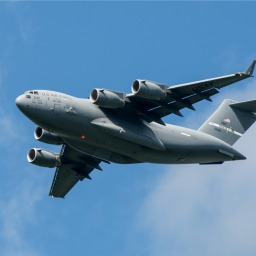
#> input picture liveClass/0517/images/plane_256x256.jpeg, 256 x 256 px
$ jupyter execute --allow-errors 0517_1.ipynb
#> lines starting #> are read from the running program, lines starting #| are printed output that depends on the picture; after the words box and inside, x2 and y2 are one past the last pixel; in counts of white or black regions, pixels touching at a corner belong together
# 1. OpenCV 설치

OpenCV(Open Source Computer Vision Libary)는 이미지를 다루는 분야에서 가장 널리 이용되고 인기 있는 라이브러리이며, 이미지를 처리하기 위한 편리한 기능을 대부분 담고 있다. 아래의 명령어를 통해 설치가 가능하다.

```
pip install opencv-python
```

[cell 1]
import cv2
cv2.__version__

# 2. 이미지 로드
여기서 활용하는 샘플 이미지는 해당 책의 [github](https://github.com/rickiepark/machine-learning-with-python-cookbook/tree/master/images) 에서 다운받을 수 있다.

먼저 앞으로 공통적으로 계속 사용 될 라이브러리를 임포트한다.

[cell 2]
import cv2
import numpy as np
import matplotlib.pyplot as plt
# from google.colab.patches import cv2_imshow

imread() 메소드를 통해 이미지를 로드 후 opencv, matplotlib을 통해 출력해본다.

[cell 3]
image = cv2.imread('images/plane.jpeg', cv2.IMREAD_GRAYSCALE)

cv2.imshow('image', image) # cv2.imshow('image', image)

위 이미지의 type 및 shape을 출력해보면 아래와 같다.

[cell 4]
print(type(image))
#| <class 'NoneType'>
#> (the rest of this cell did not finish here and is left out)

이미지 데이터는 본래 개별 원소로 이루어진 행렬의 집합이다. 여기서 개별 원소는 픽셀(pixel)이라고 할 수 있으며 개별 원소의 값은 픽셀의 강도라고 할 수 있다. 그리고 픽셀의 강도는 0(검정)부터 255(흰색) 사이의 범위를 가지고 있다.

이미지를 행렬 그대로 출력하게 되면 아래와 같이 표현된다.

[cell 5]
image

컬러를 이미지를 읽기 위해서는 imread() 메소드에 cv2.IMREAD_COLOR 매개변수를 넣어주면 된다. 그런데 주의할점은 OpenCV는 기본적으로 이미지를 BGR타입으로 읽는다는 것이다. 하지만 Matplotlib등 대부분의 이미지 라이브러리는 RGB타입을 사용하기 때문에 BGR RGB타입으로 변경해주는 것이 좋다.

[cell 6]
# 컬러 이미지 로드
image_bgr = cv2.imread('images/plane.jpeg', cv2.IMREAD_COLOR)

# RGB타입으로 변환
#> (the rest of this cell did not finish here and is left out)

# 3. 이미지 저장
OpenCV의 imwrite() 메소드를 사용하여 이미지를 저장할 수 있다.

[cell 7]
# 이미지 로드
image = cv2.imread('images/plane.jpeg', cv2.IMREAD_GRAYSCALE)
# 이미지 저장
cv2.imwrite('images/new_plane.jpeg', image)
#> Out = True

# 4. 이미지 크기 변경
OpenCV의 resize() 메소드를 이용하여 이미지 크기 변경이 가능하다.
256x256 크기의 이미지를 로드한 후 이를 50x50 크기의 이미지로 변경한 후 출력해본다.

[cell 8]
image = cv2.imread('images/plane_256x256.jpeg', cv2.IMREAD_GRAYSCALE)
#> image: shape (256, 256); min 0, max 252, mean 124.4
# 이미지 크기를 50x50으로 변경
image_50x50 = cv2.resize(image, (50, 50))

# 출력
fig, ax = plt.subplots(1,2, figsize=(10,5))
ax[0].imshow(image, cmap='gray')
ax[0].set_title('Original Image')
ax[1].imshow(image_50x50, cmap='gray')
ax[1].set_title('Resized Image')

[cell 9]
image = cv2.imread('images/plane_256x256.jpeg', cv2.IMREAD_GRAYSCALE)
# 이미지 크기를 50x50으로 변경
image_500x500 = cv2.resize(image, (500, 500))

# 출력
fig, ax = plt.subplots(1, 2, figsize=(10, 5))
ax[0].imshow(image_50x50, cmap='gray')
ax[0].set_title('Original Image')
ax[1].imshow(image_500x500, cmap='gray')
ax[1].set_title('Resized Image')
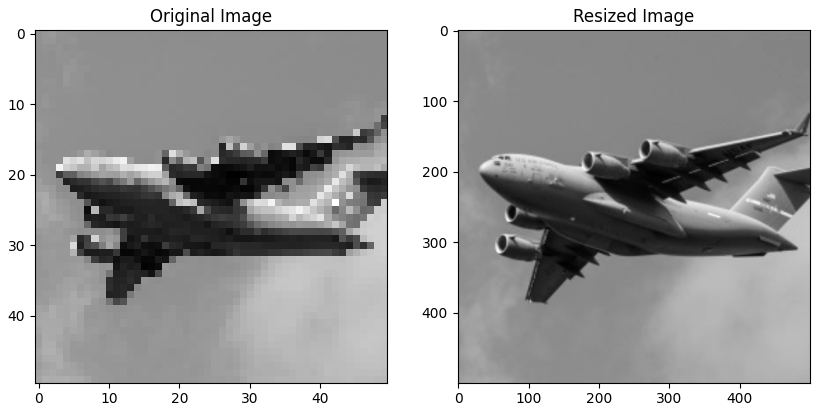
#> figure drawn by matplotlib, 2 panels

[cell 10]
cv2.imshow('image', image_50x50)

[cell 11]
plt.imshow(image_500x500)

# 5. 이미지 자르기(crop)
이미지를 자르고 싶을 경우 배열 슬라이싱을 이용하여 원하는 부분만 crop할 수 있다.

[cell 12]
image = cv2.imread('images/plane_256x256.jpeg', cv2.IMREAD_GRAYSCALE)

# 이미지의 모든 행과 열의 절반만 선택
image_cropped = image[:,:128]
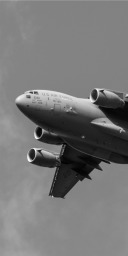
#> image_cropped: shape (256, 128); min 0, max 252, mean 118.8

plt.imshow(image_cropped, cmap='gray')
plt.show()

# 6. 이미지 blur 처리
이미지를 흐리게 하기 위해서는 각 픽셀을 주변 픽셀의 평균값으로 변환하면 되며, 이렇게 주변 픽셀에 수행되는 연산을 커널(kernel)이라고 한다. 커널이 클수록 이미지가 더 부드러워지게 된다.

[cell 13]
# 이미지 로드
image = cv2.imread('images/plane_256x256.jpeg', cv2.IMREAD_GRAYSCALE)
# blur() : 각 픽셀에 커널 개수의 역수를 곱하여 모두 더함
image_blurry = cv2.blur(image, (5,5)) # 5 x 5 커널 평균값으로 이미지를 흐리게 함
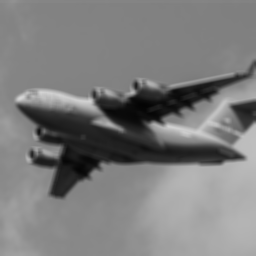
#> image_blurry: shape (256, 256); min 4, max 214, mean 124.4

plt.imshow(image_blurry, cmap='gray')
plt.show()

100x100 커널과 같이 큰 커널을 적용할 경우 이미지가 훨씬 뭉개지게 된다.

[cell 14]
image_very_blurry = cv2.blur(image, (100,100))
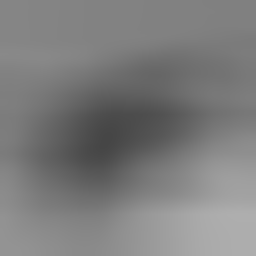
#> image_very_blurry: shape (256, 256); min 70, max 174, mean 124.3

plt.imshow(image_very_blurry, cmap='gray')
plt.show()

아래와 같이 커널을 직접 정의한 후 filter2D() 메소드를 통해 이미지에 적용하는 것도 가능하다.
생성된 커널을 이미지에 적용 시 중앙 원소가 변환되는 픽셀이며, 나머지는 그 픽셀의 이웃이 된다.

[cell 15]
# 커널 생성
kernel = np.ones((10,10)) / 25.0 # 모두 더하면 1이 되도록 정규화
kernel

[cell 16]
# filter2D함수로 커널을 이미지에 직접 적용
image_kernel = cv2.filter2D(image, -1, kernel)
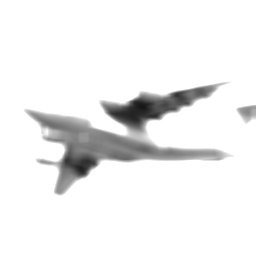
#> image_kernel: shape (256, 256); min 22, max 255, mean 239.3

plt.imshow(image_kernel, cmap='gray')
plt.show()

자주 사용되는 블러 함수로 가우시안 분포를 사용하는 가우시안 블러(GaussianBlur)가 있다. GaussianBlur() 함수의 세 번째 매개변수는 X축(너비) 방향의 표준편차이며, 0으로 지정하면 ((너비-1)0.5-1)0.3+0.8과 같이 계산된다.

[cell 17]
image_very_blurry = cv2.GaussianBlur(image, (5,5), 0)

plt.imshow(image_very_blurry, cmap='gray')
plt.show()

# 7. 이미지 선명하게 표현
대상 픽셀을 강조하는 커널을 정의한 후 filter2D() 메소드를 사용하여 이미지에 적용한다.

[cell 18]
image = cv2.imread('images/plane_256x256.jpeg', cv2.IMREAD_GRAYSCALE)

# 커널 생성(대상이 있는 픽셀을 강조)
kernel = np.array([[0, -1, 0],
                   [-1, 5, -1],
                   [0, -1, 0]])

# 커널 적용
image_sharp = cv2.filter2D(image, -1, kernel)
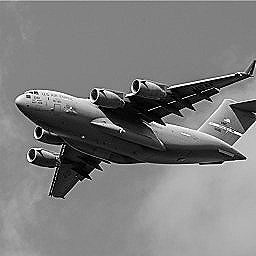
#> image_sharp: shape (256, 256); min 0, max 255, mean 124.7

fig, ax = plt.subplots(1,2, figsize=(10,5))
ax[0].imshow(image, cmap='gray')
ax[0].set_title('Original Image')
ax[1].imshow(image_sharp, cmap='gray')
ax[1].set_title('Sharp Image')

# 8. 이미지 대비 높이기
히스토그램 평활화(Histogram Equalization)은 객체의 형태가 두드러지도록 만들어주는 이미지 처리 도구이며, OpenCV에서는 equalizeHist() 메소드를 통해 적용할 수 있다.

[cell 19]
image = cv2.imread('images/plane_256x256.jpeg', cv2.IMREAD_GRAYSCALE)

# 이미지 대비를 향상
image_enhanced = cv2.equalizeHist(image)
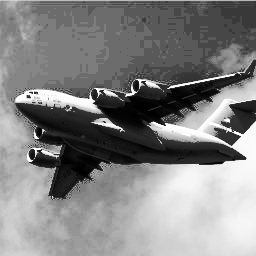
#> image_enhanced: shape (256, 256); min 0, max 255, mean 130.8

# plot
fig, ax = plt.subplots(1,2, figsize=(10, 5))
ax[0].imshow(image, cmap='gray')
ax[0].set_title('Original Image')
ax[1].imshow(image_enhanced, cmap='gray')
ax[1].set_title('Enhanced Image')

컬러 이미지의 경우 먼저 YUV 컬러 포맷으로 변환해야 한다. Y는 루마 또는 밝기이고 U와 V는 컬러를 나타낸다. 변환한 뒤에 위와 동일하게 equlizeHist() 메소드를 적용하고 다시 RGB 포맷으로 변환 후 출력한다.

[cell 20]
image_bgr = cv2.imread('images/plane.jpeg')

# YUV 컬로 포맷으로 변환
#> (the rest of this cell did not finish here and is left out)

# 9. 이미지 이진화
이미지 이진화(임계처리)는 어떤 값보다 큰 값을 가진 픽셀을 흰색으로 만들고 작은 값을 가진 픽셀은 검은색으로 만드는 과정이다. 더 고급 기술은 적응적 이진화(Adaptive Thresholding)로, 픽셀의 임곗값이 주변 픽셀의 강도에 의해 결정된다. 이는 이미지 안의 영역마다 빛 조건이 달라질 때 도움이 된다.

[cell 21]
# 이미지 로드
image_grey = cv2.imread('images/plane_256x256.jpeg', cv2.IMREAD_GRAYSCALE)


# Adaptive Thresholding 적용
max_output_value = 255   # 출력 픽셀 강도의 최대값
neighborhood_size = 99
subtract_from_mean = 10
image_binarized = cv2.adaptiveThreshold(image_grey,
                                       max_output_value,
                                       cv2.ADAPTIVE_THRESH_GAUSSIAN_C,
                                       cv2.THRESH_BINARY,
                                       neighborhood_size,
                                       subtract_from_mean)
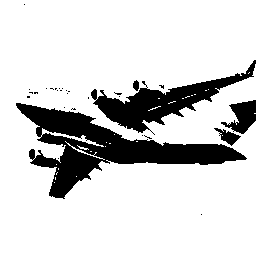
#> image_binarized: shape (256, 256); 82.6% white; 30 black regions (25 under 20 px), largest, box (x1, y1, x2, y2) and area: (16, 103, 247, 199) 6983, (91, 60, 256, 135) 3437, (221, 100, 256, 134) 652, (214, 128, 241, 146) 201, (133, 80, 139, 91) 50

adaptiveThreshold() 함수에는 네 개의 중요한 매개변수가 있다.

*   max_output_value : 출력 픽셀 강도의 최댓값 저장
*   cv2.ADAPTIVE_THRESH_GAUSSIAN_C : 픽셀의 임곗값을 주변 픽셀 강도의 가중치 합으로 설정. 가중치는 가우시안 윈도우에 의해 결정
* cv2.ADAPTIVE_THRESH_MEAN_C : 주변 픽셀의 평균을 임곗값으로 설정

[cell 22]
# plot
plt.imshow(image_binarized, cmap='gray')
plt.show()

# 10. 배경 제거
배경을 제거하고자 하는 전경 주위에 사각형 박스를 그리고 그랩컷(grabCut) 알고리즘을 적용하여 배경을 제거한다.
grabCut의 경우 잘 작동하더라도 여전히 이미지에 제거하지 못한 배경이 발생할 수 있다. 이렇게 제거 되지 못한 부분은 다시 적용하여 제거할 수 있지만 실전에서 수 천장의 이미지를 수동으로 고치는 것은 불가능한 일이므로 머신러닝을 적용한다거나 할 때도 일부러 noise를 적용하는 것처럼 일부 배경이 남아있는 것을 수용하는 것이 좋다.

[cell 23]
# 이미지 로드 후 RGB로 변환
image_bgr = cv2.imread('images/plane_256x256.jpeg')
#> image_bgr is the input picture: shape (256, 256, 3); mean B, G, R 169, 133.1, 90.5
image_rgb = cv2.cvtColor(image_bgr, cv2.COLOR_BGR2RGB)

[cell 24]
# 사각형 좌표: 시작점의 x,y  ,넢이, 너비
rectangle = (0, 56, 256, 150)

# 초기 마스크 생성
mask = np.zeros(image_rgb.shape[:2], np.uint8)

# grabCut에 사용할 임시 배열 생성
bgdModel = np.zeros((1, 65), np.float64)
fgdModel = np.zeros((1, 65), np.float64)

# grabCut 실행
cv2.grabCut(image_rgb, # 원본 이미지
           mask,       # 마스크
           rectangle,  # 사각형
           bgdModel,   # 배경을 위한 임시 배열
           fgdModel,   # 전경을 위한 임시 배열
           5,          # 반복 횟수
           cv2.GC_INIT_WITH_RECT) # 사각형을 위한 초기화

[cell 25]
# 배경인 곳은 0, 그 외에는 1로 설정한 마스크 생성
mask_2 = np.where((mask==2) | (mask==0), 0, 1).astype('uint8')

# 이미지에 새로운 마스크를 곱행 배경을 제외
image_rgb_nobg = image_rgb * mask_2[:, :, np.newaxis]
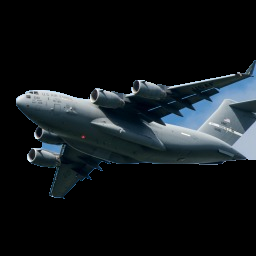
#> image_rgb_nobg: shape (256, 256, 3); mean R, G, B 19.3, 24.4, 27.5

# plot
plt.imshow(image_rgb_nobg)
plt.show()

위에서 먼저 전경이 들어있는 영역 주위를 사각형으로 표시하였는데, grabCut은 이 사각형 밖에 있는 모든 것이 배경이라고 가정하고 이 정보를 사용하여 사각형 안에 있는 배경을 찾는다.

왼쪽 그림의 검은 영역은 배경이라고 확실하게 가정한 사각형의 바깥쪽 영역이며, 회색 영역은 그랩컷이 배경이라고 생각하는 영역, 그리고 흰색 영역은 전경이다. 오른쪽 그림은 두 번째 마스크를 이미지에 적용하여 전경만 남긴 이미지이다.

# 11. 경계선 감지
Canny()메소드를 활용하여 경계선을 감지 할 수 있다. Canny()메소드는 그래디언트 임곗값 사이의 저점과 고점을 나타내는 두 매개변수를 필요로 하며, 낮은 임곗값과 높은 임곗값 사이의 가능성 있는 경계선 픽셀은 약한 경계선 픽셀로 간주하고, 높은 임곗값보다 큰 픽셀은 강한 경계선 픽셀로 간주한다.

[cell 26]
# 이미지 로드
image_gray = cv2.imread('images/plane_256x256.jpeg', cv2.IMREAD_GRAYSCALE)

# 픽셀 강도의 중간값을 계산
median_intensity = np.median(image_gray)
#> median_intensity = 132

# 중간 픽셀 강도에서 위아래 1 표준편차 떨어진 값을 임곗값으로 지정
lower_threshold = int(max(0, (1.0 - 0.33) * median_intensity))
#> lower_threshold = 88
upper_threshold = int(min(255, (1.0 + 0.33) * median_intensity))
#> upper_threshold = 175

[cell 27]
# Canny edge detection 적용
image_canny = cv2.Canny(image_gray, lower_threshold, upper_threshold)
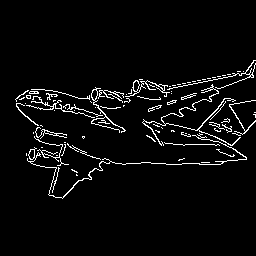
#> image_canny: shape (256, 256); 4.3% white in thin lines or dots, all inside (x1, y1, x2, y2) = (15, 60, 256, 199)

plt.imshow(image_canny, cmap='gray')
plt.show()
